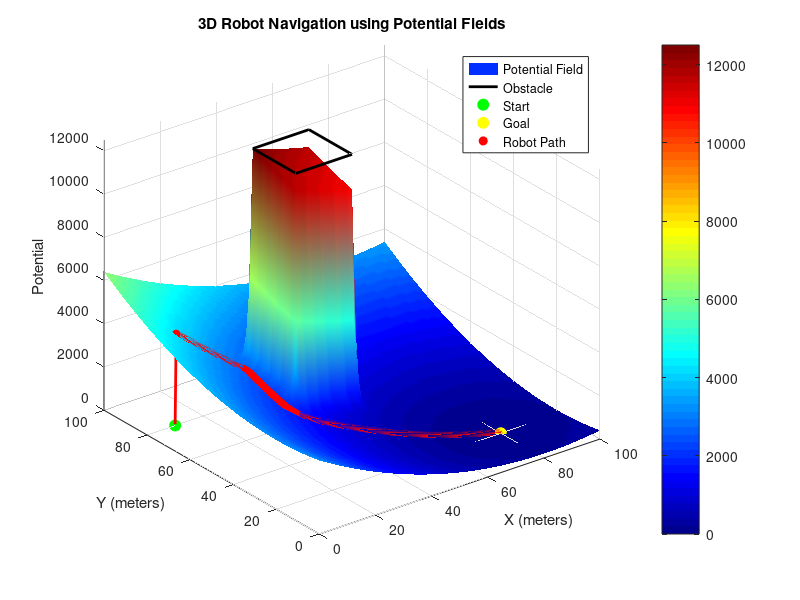

MATLAB code for this plot:
% Programmed By Sravanth Chowdary Potluri und5uv

x_range = 0:1:100;
y_range = 0:1:100;
[X, Y] = meshgrid(x_range, y_range);

q_goal = [80, 20];
K_att = 1;

U_att = 0.5 * K_att * ((X - q_goal(1)).^2 + (Y - q_goal(2)).^2);

obs_x = [30, 50, 50, 30, 30];
obs_y = [50, 50, 70, 70, 50];

K_rep = 10000;
D0 = 10;
max_potential = 10000;

U_rep = zeros(size(X));

xmin = min(obs_x);
xmax = max(obs_x);
ymin = min(obs_y);
ymax = max(obs_y);

for i = 1:size(X,1)
    for j = 1:size(X,2)
        x = X(i,j);
        y = Y(i,j);
        
        if (x >= xmin && x <= xmax) && (y >= ymin && y <= ymax)
            U_rep(i,j) = max_potential;
        else
            dx = max([xmin - x, 0, x - xmax]);
            dy = max([ymin - y, 0, y - ymax]);
            dist = sqrt(dx^2 + dy^2);
            
            if dist <= D0
                U_rep(i,j) = 0.5 * K_rep * (1/dist - 1/D0)^2;
            else
                U_rep(i,j) = 0;
            end
        end
    end
end

U_total = U_att + U_rep;

q_start = [10, 80];
q_goal = [80, 20];
x_robot = q_start(1);
y_robot = q_start(2);

Vmax = 3;

dt = 0.1;
max_iters = 1000;
tol = 1;

v_x = 0;
v_y = 0;

dx = x_range(2) - x_range(1);
dy = y_range(2) - y_range(1);
[dU_dx, dU_dy] = gradient(U_total, dx, dy);

F_x = -dU_dx;
F_y = -dU_dy;

trajectory_x = x_robot;
trajectory_y = y_robot;
trajectory_potential = U_total(round(x_robot), round(y_robot));

figure;
surf(X, Y, U_total);
hold on;
plot3(obs_x, obs_y, max(U_total(:))*ones(size(obs_x)), 'k-', 'LineWidth', 2);
plot3(q_start(1), q_start(2), 0, 'go', 'MarkerFaceColor', 'g', 'MarkerSize', 8);
plot3(q_goal(1), q_goal(2), 0, 'yo', 'MarkerFaceColor', 'y', 'MarkerSize', 8);
title('3D Robot Navigation using Potential Fields');
xlabel('X (meters)');
ylabel('Y (meters)');
zlabel('Potential');
axis tight;
shading interp;
colormap jet;
colorbar;

for iter = 1:max_iters
    F_x_robot = interp2(X, Y, F_x, x_robot, y_robot);
    F_y_robot = interp2(X, Y, F_y, x_robot, y_robot);
    
    a_x = F_x_robot;
    a_y = F_y_robot;
    
    v_x = v_x + a_x * dt;
    v_y = v_y + a_y * dt;
    
    v_mag = sqrt(v_x^2 + v_y^2);
    if v_mag > Vmax
        v_x = (v_x / v_mag) * Vmax;
        v_y = (v_y / v_mag) * Vmax;
    end
    
    x_robot = x_robot + v_x * dt;
    y_robot = y_robot + v_y * dt;
    
    trajectory_x(end+1) = x_robot;
    trajectory_y(end+1) = y_robot;
    trajectory_potential(end+1) = interp2(X, Y, U_total, x_robot, y_robot);
    
    plot3(x_robot, y_robot, interp2(X, Y, U_total, x_robot, y_robot), 'ro', 'MarkerFaceColor', 'r');
    drawnow;
    pause(0.01);
    
    dist_to_goal = sqrt((x_robot - q_goal(1))^2 + (y_robot - q_goal(2))^2);
    if dist_to_goal <= tol
        disp('Goal reached!');
        break;
    end
end

plot3(trajectory_x, trajectory_y, trajectory_potential, 'r-', 'LineWidth', 2);
legend('Potential Field', 'Obstacle', 'Start', 'Goal', 'Robot Path');
